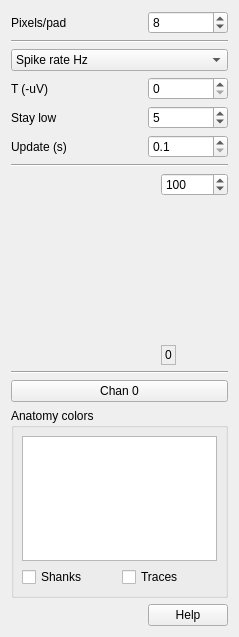
<?xml version="1.0" encoding="UTF-8"?>
<ui version="4.0">
 <class>SVShankViewTab</class>
 <widget class="QWidget" name="SVShankViewTab">
  <property name="geometry">
   <rect>
    <x>0</x>
    <y>0</y>
    <width>239</width>
    <height>637</height>
   </rect>
  </property>
  <property name="windowTitle">
   <string>Form</string>
  </property>
  <layout class="QGridLayout" name="gridLayout_3" rowstretch="0,0,0,0,0,0,0,0,0,0,1,0">
   <item row="0" column="0">
    <widget class="QLabel" name="label">
     <property name="text">
      <string>Pixels/pad</string>
     </property>
    </widget>
   </item>
   <item row="0" column="1">
    <widget class="QSpinBox" name="ypixSB">
     <property name="sizePolicy">
      <sizepolicy hsizetype="Preferred" vsizetype="Fixed">
       <horstretch>0</horstretch>
       <verstretch>0</verstretch>
      </sizepolicy>
     </property>
     <property name="toolTip">
      <string>Drawing scale</string>
     </property>
     <property name="minimum">
      <number>2</number>
     </property>
     <property name="maximum">
      <number>200</number>
     </property>
     <property name="singleStep">
      <number>2</number>
     </property>
     <property name="value">
      <number>8</number>
     </property>
    </widget>
   </item>
   <item row="1" column="0" colspan="2">
    <widget class="Line" name="line">
     <property name="sizePolicy">
      <sizepolicy hsizetype="MinimumExpanding" vsizetype="Fixed">
       <horstretch>0</horstretch>
       <verstretch>0</verstretch>
      </sizepolicy>
     </property>
     <property name="minimumSize">
      <size>
       <width>20</width>
       <height>0</height>
      </size>
     </property>
     <property name="orientation">
      <enum>Qt::Horizontal</enum>
     </property>
    </widget>
   </item>
   <item row="3" column="0">
    <widget class="QLabel" name="label_2">
     <property name="text">
      <string>T (-uV)</string>
     </property>
    </widget>
   </item>
   <item row="3" column="1">
    <widget class="QSpinBox" name="TSB">
     <property name="sizePolicy">
      <sizepolicy hsizetype="Preferred" vsizetype="Fixed">
       <horstretch>0</horstretch>
       <verstretch>0</verstretch>
      </sizepolicy>
     </property>
     <property name="toolTip">
      <string>Spike detection threshold</string>
     </property>
     <property name="maximum">
      <number>100000</number>
     </property>
     <property name="singleStep">
      <number>10</number>
     </property>
    </widget>
   </item>
   <item row="4" column="0">
    <widget class="QLabel" name="label_3">
     <property name="text">
      <string>Stay low</string>
     </property>
    </widget>
   </item>
   <item row="4" column="1">
    <widget class="QSpinBox" name="inarowSB">
     <property name="sizePolicy">
      <sizepolicy hsizetype="Preferred" vsizetype="Fixed">
       <horstretch>0</horstretch>
       <verstretch>0</verstretch>
      </sizepolicy>
     </property>
     <property name="toolTip">
      <string>Stay beyond threshold this many counts</string>
     </property>
     <property name="minimum">
      <number>1</number>
     </property>
     <property name="maximum">
      <number>100</number>
     </property>
     <property name="singleStep">
      <number>1</number>
     </property>
     <property name="value">
      <number>5</number>
     </property>
    </widget>
   </item>
   <item row="5" column="0">
    <widget class="QLabel" name="label_4">
     <property name="text">
      <string>Update (s)</string>
     </property>
    </widget>
   </item>
   <item row="5" column="1">
    <widget class="QDoubleSpinBox" name="updtSB">
     <property name="sizePolicy">
      <sizepolicy hsizetype="Preferred" vsizetype="Fixed">
       <horstretch>0</horstretch>
       <verstretch>0</verstretch>
      </sizepolicy>
     </property>
     <property name="toolTip">
      <string>Update displays this often</string>
     </property>
     <property name="decimals">
      <number>1</number>
     </property>
     <property name="minimum">
      <double>0.100000000000000</double>
     </property>
     <property name="maximum">
      <double>10.000000000000000</double>
     </property>
     <property name="singleStep">
      <double>0.100000000000000</double>
     </property>
    </widget>
   </item>
   <item row="6" column="0" colspan="2">
    <widget class="Line" name="line_2">
     <property name="sizePolicy">
      <sizepolicy hsizetype="MinimumExpanding" vsizetype="Fixed">
       <horstretch>0</horstretch>
       <verstretch>0</verstretch>
      </sizepolicy>
     </property>
     <property name="minimumSize">
      <size>
       <width>20</width>
       <height>0</height>
      </size>
     </property>
     <property name="orientation">
      <enum>Qt::Horizontal</enum>
     </property>
    </widget>
   </item>
   <item row="7" column="0" colspan="2">
    <layout class="QGridLayout" name="gridLayout" columnstretch="0,0,0">
     <item row="0" column="2">
      <widget class="QSpinBox" name="rngSB">
       <property name="sizePolicy">
        <sizepolicy hsizetype="Preferred" vsizetype="Fixed">
         <horstretch>0</horstretch>
         <verstretch>0</verstretch>
        </sizepolicy>
       </property>
       <property name="toolTip">
        <string>Darkest color = 0; brightest = this value</string>
       </property>
       <property name="maximum">
        <number>100000</number>
       </property>
       <property name="singleStep">
        <number>10</number>
       </property>
       <property name="value">
        <number>100</number>
       </property>
      </widget>
     </item>
     <item row="1" column="2">
      <spacer name="verticalSpacer">
       <property name="orientation">
        <enum>Qt::Vertical</enum>
       </property>
       <property name="sizeHint" stdset="0">
        <size>
         <width>20</width>
         <height>40</height>
        </size>
       </property>
      </spacer>
     </item>
     <item row="2" column="2">
      <widget class="QLabel" name="label_6">
       <property name="sizePolicy">
        <sizepolicy hsizetype="Fixed" vsizetype="Fixed">
         <horstretch>0</horstretch>
         <verstretch>0</verstretch>
        </sizepolicy>
       </property>
       <property name="minimumSize">
        <size>
         <width>0</width>
         <height>20</height>
        </size>
       </property>
       <property name="frameShape">
        <enum>QFrame::StyledPanel</enum>
       </property>
       <property name="text">
        <string>0</string>
       </property>
      </widget>
     </item>
     <item row="0" column="1" rowspan="3">
      <widget class="ShankViewLut" name="lut" native="true">
       <property name="sizePolicy">
        <sizepolicy hsizetype="Minimum" vsizetype="Minimum">
         <horstretch>0</horstretch>
         <verstretch>0</verstretch>
        </sizepolicy>
       </property>
       <property name="minimumSize">
        <size>
         <width>32</width>
         <height>192</height>
        </size>
       </property>
      </widget>
     </item>
     <item row="0" column="0" rowspan="3">
      <spacer name="horizontalSpacer_2">
       <property name="orientation">
        <enum>Qt::Horizontal</enum>
       </property>
       <property name="sizeHint" stdset="0">
        <size>
         <width>8</width>
         <height>0</height>
        </size>
       </property>
      </spacer>
     </item>
    </layout>
   </item>
   <item row="8" column="0" colspan="2">
    <widget class="Line" name="line_3">
     <property name="sizePolicy">
      <sizepolicy hsizetype="MinimumExpanding" vsizetype="Fixed">
       <horstretch>0</horstretch>
       <verstretch>0</verstretch>
      </sizepolicy>
     </property>
     <property name="minimumSize">
      <size>
       <width>20</width>
       <height>0</height>
      </size>
     </property>
     <property name="orientation">
      <enum>Qt::Horizontal</enum>
     </property>
    </widget>
   </item>
   <item row="10" column="0" colspan="2">
    <widget class="QGroupBox" name="anatomyGB">
     <property name="title">
      <string>Anatomy colors</string>
     </property>
     <layout class="QGridLayout" name="gridLayout_2">
      <property name="leftMargin">
       <number>8</number>
      </property>
      <property name="topMargin">
       <number>8</number>
      </property>
      <property name="rightMargin">
       <number>8</number>
      </property>
      <property name="bottomMargin">
       <number>8</number>
      </property>
      <item row="0" column="0" colspan="2">
       <widget class="QTextEdit" name="legendTE">
        <property name="sizePolicy">
         <sizepolicy hsizetype="Expanding" vsizetype="Expanding">
          <horstretch>0</horstretch>
          <verstretch>0</verstretch>
         </sizepolicy>
        </property>
        <property name="focusPolicy">
         <enum>Qt::NoFocus</enum>
        </property>
        <property name="horizontalScrollBarPolicy">
         <enum>Qt::ScrollBarAsNeeded</enum>
        </property>
        <property name="sizeAdjustPolicy">
         <enum>QAbstractScrollArea::AdjustIgnored</enum>
        </property>
        <property name="autoFormatting">
         <set>QTextEdit::AutoNone</set>
        </property>
        <property name="undoRedoEnabled">
         <bool>false</bool>
        </property>
        <property name="lineWrapMode">
         <enum>QTextEdit::NoWrap</enum>
        </property>
        <property name="readOnly">
         <bool>true</bool>
        </property>
       </widget>
      </item>
      <item row="1" column="0">
       <widget class="QCheckBox" name="shanksChk">
        <property name="text">
         <string>Shanks</string>
        </property>
       </widget>
      </item>
      <item row="1" column="1">
       <widget class="QCheckBox" name="tracesChk">
        <property name="text">
         <string>Traces</string>
        </property>
       </widget>
      </item>
     </layout>
    </widget>
   </item>
   <item row="11" column="0">
    <spacer name="horizontalSpacer">
     <property name="orientation">
      <enum>Qt::Horizontal</enum>
     </property>
     <property name="sizeHint" stdset="0">
      <size>
       <width>8</width>
       <height>20</height>
      </size>
     </property>
    </spacer>
   </item>
   <item row="11" column="1">
    <widget class="QPushButton" name="helpBut">
     <property name="sizePolicy">
      <sizepolicy hsizetype="Preferred" vsizetype="Fixed">
       <horstretch>0</horstretch>
       <verstretch>0</verstretch>
      </sizepolicy>
     </property>
     <property name="text">
      <string>Help</string>
     </property>
    </widget>
   </item>
   <item row="9" column="0" colspan="2">
    <widget class="QPushButton" name="chanBut">
     <property name="sizePolicy">
      <sizepolicy hsizetype="MinimumExpanding" vsizetype="Fixed">
       <horstretch>0</horstretch>
       <verstretch>0</verstretch>
      </sizepolicy>
     </property>
     <property name="toolTip">
      <string>Selected channel (click to find)</string>
     </property>
     <property name="text">
      <string>Chan 0</string>
     </property>
    </widget>
   </item>
   <item row="2" column="0" colspan="2">
    <widget class="QComboBox" name="whatCB">
     <item>
      <property name="text">
       <string>Spike rate Hz</string>
      </property>
     </item>
     <item>
      <property name="text">
       <string>AP pk-pk uV</string>
      </property>
     </item>
     <item>
      <property name="text">
       <string>LF pk-pk uV</string>
      </property>
     </item>
    </widget>
   </item>
  </layout>
 </widget>
 <customwidgets>
  <customwidget>
   <class>ShankViewLut</class>
   <extends>QWidget</extends>
   <header>ShankViewLut.h</header>
   <container>1</container>
  </customwidget>
 </customwidgets>
 <tabstops>
  <tabstop>ypixSB</tabstop>
  <tabstop>whatCB</tabstop>
  <tabstop>TSB</tabstop>
  <tabstop>inarowSB</tabstop>
  <tabstop>updtSB</tabstop>
  <tabstop>rngSB</tabstop>
  <tabstop>chanBut</tabstop>
  <tabstop>shanksChk</tabstop>
  <tabstop>tracesChk</tabstop>
  <tabstop>helpBut</tabstop>
  <tabstop>legendTE</tabstop>
 </tabstops>
 <resources/>
 <connections/>
</ui>
